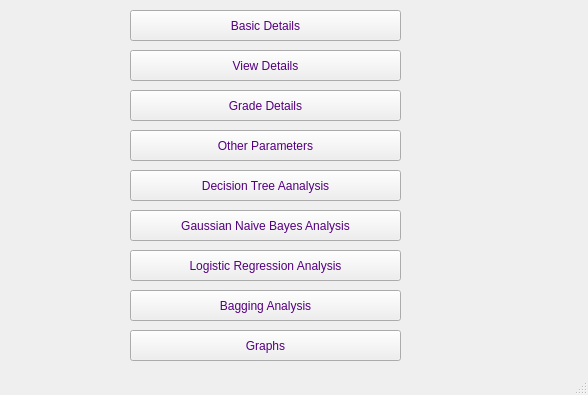
<?xml version="1.0" encoding="UTF-8"?>
<ui version="4.0">
 <class>MainWindow</class>
 <widget class="QMainWindow" name="MainWindow">
  <property name="geometry">
   <rect>
    <x>0</x>
    <y>0</y>
    <width>588</width>
    <height>395</height>
   </rect>
  </property>
  <property name="windowTitle">
   <string>Property Price Predictor</string>
  </property>
  <property name="styleSheet">
   <string notr="true">color: rgb(85, 0, 127);
font: 75 12pt &quot;MS Shell Dlg 2&quot;;</string>
  </property>
  <widget class="QWidget" name="centralwidget">
   <widget class="QPushButton" name="pushButton">
    <property name="geometry">
     <rect>
      <x>130</x>
      <y>50</y>
      <width>271</width>
      <height>31</height>
     </rect>
    </property>
    <property name="text">
     <string>View Details</string>
    </property>
   </widget>
   <widget class="QPushButton" name="pushButton_2">
    <property name="geometry">
     <rect>
      <x>130</x>
      <y>130</y>
      <width>271</width>
      <height>31</height>
     </rect>
    </property>
    <property name="text">
     <string>Other Parameters</string>
    </property>
   </widget>
   <widget class="QPushButton" name="pushButton_3">
    <property name="geometry">
     <rect>
      <x>130</x>
      <y>90</y>
      <width>271</width>
      <height>31</height>
     </rect>
    </property>
    <property name="text">
     <string>Grade Details</string>
    </property>
   </widget>
   <widget class="QPushButton" name="pushButton_5">
    <property name="geometry">
     <rect>
      <x>130</x>
      <y>10</y>
      <width>271</width>
      <height>31</height>
     </rect>
    </property>
    <property name="text">
     <string>Basic Details</string>
    </property>
   </widget>
   <widget class="QPushButton" name="pushButton_4">
    <property name="geometry">
     <rect>
      <x>130</x>
      <y>330</y>
      <width>271</width>
      <height>31</height>
     </rect>
    </property>
    <property name="text">
     <string>Graphs</string>
    </property>
   </widget>
   <widget class="QPushButton" name="pushButton_6">
    <property name="geometry">
     <rect>
      <x>130</x>
      <y>210</y>
      <width>271</width>
      <height>31</height>
     </rect>
    </property>
    <property name="text">
     <string>Gaussian Naive Bayes Analysis</string>
    </property>
   </widget>
   <widget class="QPushButton" name="pushButton_7">
    <property name="geometry">
     <rect>
      <x>130</x>
      <y>170</y>
      <width>271</width>
      <height>31</height>
     </rect>
    </property>
    <property name="text">
     <string>Decision Tree Aanalysis</string>
    </property>
   </widget>
   <widget class="QPushButton" name="pushButton_8">
    <property name="geometry">
     <rect>
      <x>130</x>
      <y>250</y>
      <width>271</width>
      <height>31</height>
     </rect>
    </property>
    <property name="text">
     <string>Logistic Regression Analysis</string>
    </property>
   </widget>
   <widget class="QPushButton" name="pushButton_9">
    <property name="geometry">
     <rect>
      <x>130</x>
      <y>290</y>
      <width>271</width>
      <height>31</height>
     </rect>
    </property>
    <property name="text">
     <string>Bagging Analysis</string>
    </property>
   </widget>
  </widget>
  <widget class="QStatusBar" name="statusbar"/>
 </widget>
 <resources/>
 <connections/>
</ui>
